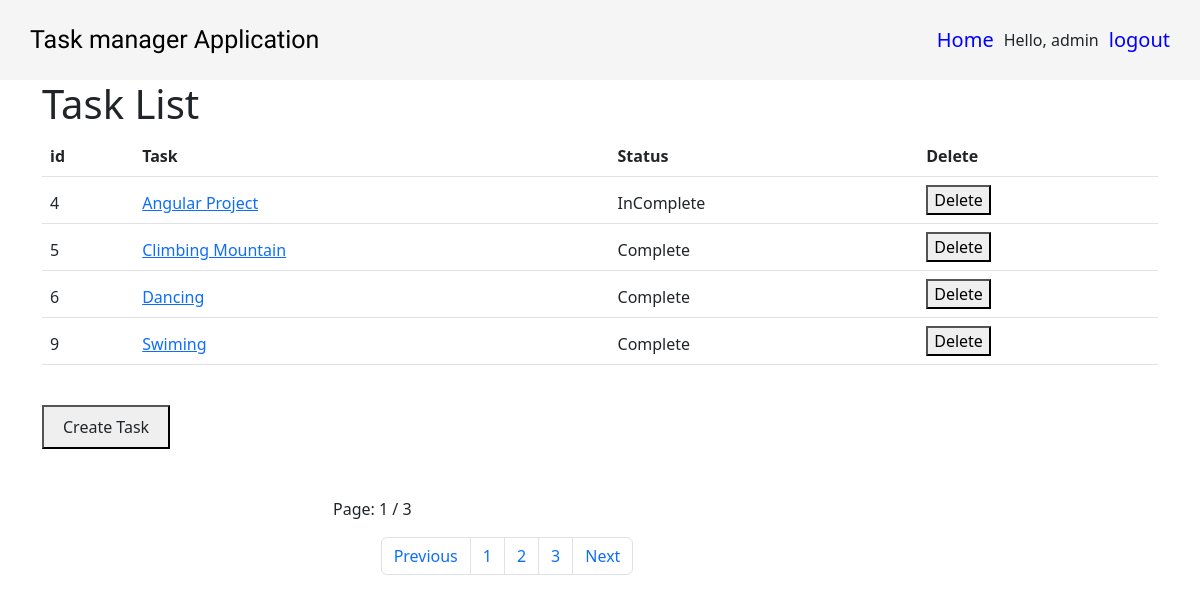
Page /task_list/ (signed in) on the committed database.
### Task/models.py (models this page shows, shortened)
class Task(models.Model):
    task_name = models.CharField(max_length=255)
    owner = models.ForeignKey(User,on_delete=models.CASCADE)
    status= models.IntegerField(choices=Status.choices)
    created_at=models.DateTimeField(auto_now=True)
    updated_at=models.DateTimeField(auto_now=True)

### Task/views.py (the view)
# urls.py: path('task_list/',views.task_list,name='task_list'),
@login_required(login_url='login')
def task_list(request):
    id=request.user.id
    get_task=Task.objects.filter(owner =id)
    page=Paginator(get_task,4)
    page_list = request.GET.get('page')
    page=page.get_page(page_list)
    context={'page':page}
    return render (request,'task_list.html',context)

### Task/templates/task_list.html (shortened to what this page needs)
{% extends "base.html"%}
{% block maincode %}
<!DOCTYPE html>
<html>
<head>
  <link href="https://cdn.jsdelivr.net/npm/bootstrap@5.3.0-alpha3/dist/css/bootstrap.min.css" rel="stylesheet"
>
  <table class="table">
    <thead>
      <tr>
        <th scope="col">id</th>
        <th scope="col">Task</th>
        <th scope="col">Status</th>
        <th scope="col">Delete</th>
        <h1>Task List</h1>
      </tr>
      {% for x in page %}
      <tr>
        <td>{{x.id}}</td>
        <td><a href="{% url 'task_detail' x.id %}"'>{{x.task_name}}</a></td>
        {% if x.status == 1 %}
        <td>Complete</td>
        {% else %}
        <td>InComplete</td>
        {% endif %}
        <td>
          {% if perms.info.view_tasks %}
          <a href="{% url 'delete' x.id %}"><button>Delete</button></a>
          {% else %}
          <p>Only Admin Can Delete</p>
          {% endif %}
        </td>
      </tr>
      {% endfor %}
  </table>
  <br>
  <button><a class="btn" href="{% url 'create_task'%}">Create Task</a></button>
  <div class="container">
    <div class="row my-5">
      <div class="col-md-4 offset-md-3">
        <p> Page: {{page.number}} / {{page.paginator.num_pages}}</p>
        <nav aria-label="Page navigation example">
          <ul class="pagination justify-content-center">
            <li class="page-item ">
              {% if page.has_previous %}
              <a class="page-link" href="{% url 'task_list' %}?page={{ page.previous_page_number }}"
                tabindex="-1">Previous</a>
              {% else %}
              <a class="page-link" tabindex="-1">Previous</a>
              {% endif %}
            </li>
            <li class="page-item "><a class="page-link" href="#">1</a></li>
            <li class="page-item "><a class="page-link" href="#">2</a></li>
            <li class="page-item "><a class="page-link" href="#">3</a></li>
            <li class="page-item">
              {% if page.has_next %}
              <a class="page-link" href="{% url 'task_list' %}?page={{ page.next_page_number }}">Next</a>
              {% else %}
              <a class="page-link" tabindex="-1">Next</a>
              {% endif %}
            </li>
          </ul>
        </nav>
      </div>
    </div>
  </div>
</head>
{% endblock %}

### Task/templates/base.html (shortened to what this page needs)
<!DOCTYPE html>
<html lang="en">
<head>
    <link rel="stylesheet" href="https://cdnjs.cloudflare.com/ajax/libs/font-awesome/5.15.3/css/all.min.css">
</head>
<body>
    <header class="header">
        <a href="#" class="logo">Task manager Application</a>
        <nav class="nav-items">
            <a class="ho" href="{% url 'home' %}">Home</a>
            <span class="hello-msg">Hello, {{request.user}}</span>
            <a href="{% url 'logout' %}">logout</a>
        </nav>
    </header>
    <div class="container">
        {% block maincode %}
        {% endblock %}
    </div>
</body>
</html>

### Task/templates/base.html (style rules this page uses)
body { margin: 0; box-sizing: border-box; }
.header { display: flex; justify-content: space-between; align-items: center; background-color: #f5f5f5; }
.header .logo { font-size: 25px; font-family: 'Sriracha', cursive; color: #000; text-decoration: none; margin-left: 30px; }
.nav-items { display: flex; justify-content: space-around; align-items: center; background-color: #f5f5f5; margin-right: 20px; }
.nav-items a { text-decoration: none; font-size: 20px; color: blue; padding: 25px 10px; }

### Task/templates/task_list.html (style rules this page uses)
.btn { background-color: #4CAF50; border: none; color: white; padding: 15px 32px; text-align: center; text-decoration: none; display: inline-block; font-size: 16px; }

### rows in the picture
Task: id "4", task_name "Angular Project", status "InComplete"
Task: id "5", task_name "Climbing Mountain", status "Complete"
Task: id "6", task_name "Dancing", status "Complete"
Task: id "9", task_name "Swiming", status "Complete"

### other values in the picture
{{ request.user }} "admin"
{{ page.number }} "1"
{{ page.paginator.num_pages }} "3"
